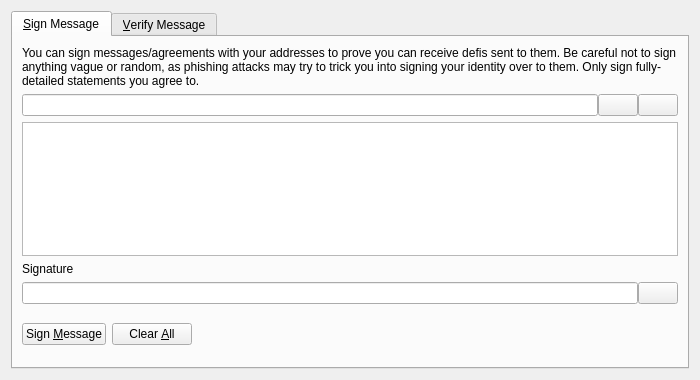
<?xml version="1.0" encoding="UTF-8"?>
<ui version="4.0">
 <class>SignVerifyMessageDialog</class>
 <widget class="QDialog" name="SignVerifyMessageDialog">
  <property name="geometry">
   <rect>
    <x>0</x>
    <y>0</y>
    <width>700</width>
    <height>380</height>
   </rect>
  </property>
  <property name="windowTitle">
   <string>Signatures - Sign / Verify a Message</string>
  </property>
  <property name="modal">
   <bool>true</bool>
  </property>
  <layout class="QVBoxLayout" name="verticalLayout">
   <item>
    <widget class="QTabWidget" name="tabWidget">
     <property name="currentIndex">
      <number>0</number>
     </property>
     <widget class="QWidget" name="tabSignMessage">
      <attribute name="title">
       <string>&amp;Sign Message</string>
      </attribute>
      <layout class="QVBoxLayout" name="verticalLayout_SM">
       <item>
        <widget class="QLabel" name="infoLabel_SM">
         <property name="text">
          <string>You can sign messages/agreements with your addresses to prove you can receive defis sent to them. Be careful not to sign anything vague or random, as phishing attacks may try to trick you into signing your identity over to them. Only sign fully-detailed statements you agree to.</string>
         </property>
         <property name="textFormat">
          <enum>Qt::PlainText</enum>
         </property>
         <property name="wordWrap">
          <bool>true</bool>
         </property>
        </widget>
       </item>
       <item>
        <layout class="QHBoxLayout" name="horizontalLayout_1_SM">
         <property name="spacing">
          <number>0</number>
         </property>
         <item>
          <widget class="QValidatedLineEdit" name="addressIn_SM">
           <property name="toolTip">
            <string>The Defi address to sign the message with</string>
           </property>
          </widget>
         </item>
         <item>
          <widget class="QPushButton" name="addressBookButton_SM">
           <property name="toolTip">
            <string>Choose previously used address</string>
           </property>
           <property name="text">
            <string/>
           </property>
           <property name="icon">
            <iconset resource="../defi.qrc">
             <normaloff>:/icons/address-book</normaloff>:/icons/address-book</iconset>
           </property>
           <property name="shortcut">
            <string>Alt+A</string>
           </property>
           <property name="autoDefault">
            <bool>false</bool>
           </property>
          </widget>
         </item>
         <item>
          <widget class="QPushButton" name="pasteButton_SM">
           <property name="toolTip">
            <string>Paste address from clipboard</string>
           </property>
           <property name="text">
            <string/>
           </property>
           <property name="icon">
            <iconset resource="../defi.qrc">
             <normaloff>:/icons/editpaste</normaloff>:/icons/editpaste</iconset>
           </property>
           <property name="shortcut">
            <string>Alt+P</string>
           </property>
           <property name="autoDefault">
            <bool>false</bool>
           </property>
          </widget>
         </item>
        </layout>
       </item>
       <item>
        <widget class="QPlainTextEdit" name="messageIn_SM">
         <property name="toolTip">
          <string>Enter the message you want to sign here</string>
         </property>
        </widget>
       </item>
       <item>
        <widget class="QLabel" name="signatureLabel_SM">
         <property name="text">
          <string>Signature</string>
         </property>
         <property name="textFormat">
          <enum>Qt::PlainText</enum>
         </property>
        </widget>
       </item>
       <item>
        <layout class="QHBoxLayout" name="horizontalLayout_2_SM">
         <property name="spacing">
          <number>0</number>
         </property>
         <item>
          <widget class="QLineEdit" name="signatureOut_SM">
           <property name="font">
            <font>
             <italic>true</italic>
            </font>
           </property>
           <property name="readOnly">
            <bool>true</bool>
           </property>
          </widget>
         </item>
         <item>
          <widget class="QPushButton" name="copySignatureButton_SM">
           <property name="toolTip">
            <string>Copy the current signature to the system clipboard</string>
           </property>
           <property name="text">
            <string/>
           </property>
           <property name="icon">
            <iconset resource="../defi.qrc">
             <normaloff>:/icons/editcopy</normaloff>:/icons/editcopy</iconset>
           </property>
           <property name="autoDefault">
            <bool>false</bool>
           </property>
          </widget>
         </item>
        </layout>
       </item>
       <item>
        <layout class="QHBoxLayout" name="horizontalLayout_3_SM">
         <item>
          <widget class="QPushButton" name="signMessageButton_SM">
           <property name="toolTip">
            <string>Sign the message to prove you own this Defi address</string>
           </property>
           <property name="text">
            <string>Sign &amp;Message</string>
           </property>
           <property name="icon">
            <iconset resource="../defi.qrc">
             <normaloff>:/icons/edit</normaloff>:/icons/edit</iconset>
           </property>
           <property name="autoDefault">
            <bool>false</bool>
           </property>
          </widget>
         </item>
         <item>
          <widget class="QPushButton" name="clearButton_SM">
           <property name="toolTip">
            <string>Reset all sign message fields</string>
           </property>
           <property name="text">
            <string>Clear &amp;All</string>
           </property>
           <property name="icon">
            <iconset resource="../defi.qrc">
             <normaloff>:/icons/remove</normaloff>:/icons/remove</iconset>
           </property>
           <property name="autoDefault">
            <bool>false</bool>
           </property>
          </widget>
         </item>
         <item>
          <spacer name="horizontalSpacer_1_SM">
           <property name="orientation">
            <enum>Qt::Horizontal</enum>
           </property>
           <property name="sizeHint" stdset="0">
            <size>
             <width>40</width>
             <height>48</height>
            </size>
           </property>
          </spacer>
         </item>
         <item>
          <widget class="QLabel" name="statusLabel_SM">
           <property name="font">
            <font>
             <weight>75</weight>
             <bold>true</bold>
            </font>
           </property>
           <property name="text">
            <string/>
           </property>
           <property name="wordWrap">
            <bool>true</bool>
           </property>
          </widget>
         </item>
         <item>
          <spacer name="horizontalSpacer_2_SM">
           <property name="orientation">
            <enum>Qt::Horizontal</enum>
           </property>
           <property name="sizeHint" stdset="0">
            <size>
             <width>40</width>
             <height>48</height>
            </size>
           </property>
          </spacer>
         </item>
        </layout>
       </item>
      </layout>
     </widget>
     <widget class="QWidget" name="tabVerifyMessage">
      <attribute name="title">
       <string>&amp;Verify Message</string>
      </attribute>
      <layout class="QVBoxLayout" name="verticalLayout_VM">
       <item>
        <widget class="QLabel" name="infoLabel_VM">
         <property name="text">
          <string>Enter the receiver's address, message (ensure you copy line breaks, spaces, tabs, etc. exactly) and signature below to verify the message. Be careful not to read more into the signature than what is in the signed message itself, to avoid being tricked by a man-in-the-middle attack. Note that this only proves the signing party receives with the address, it cannot prove sendership of any transaction!</string>
         </property>
         <property name="textFormat">
          <enum>Qt::PlainText</enum>
         </property>
         <property name="alignment">
          <set>Qt::AlignLeading|Qt::AlignLeft|Qt::AlignTop</set>
         </property>
         <property name="wordWrap">
          <bool>true</bool>
         </property>
        </widget>
       </item>
       <item>
        <layout class="QHBoxLayout" name="horizontalLayout_1_VM">
         <property name="spacing">
          <number>0</number>
         </property>
         <item>
          <widget class="QValidatedLineEdit" name="addressIn_VM">
           <property name="toolTip">
            <string>The Defi address the message was signed with</string>
           </property>
          </widget>
         </item>
         <item>
          <widget class="QPushButton" name="addressBookButton_VM">
           <property name="toolTip">
            <string>Choose previously used address</string>
           </property>
           <property name="text">
            <string/>
           </property>
           <property name="icon">
            <iconset resource="../defi.qrc">
             <normaloff>:/icons/address-book</normaloff>:/icons/address-book</iconset>
           </property>
           <property name="shortcut">
            <string>Alt+A</string>
           </property>
           <property name="autoDefault">
            <bool>false</bool>
           </property>
          </widget>
         </item>
        </layout>
       </item>
       <item>
        <widget class="QPlainTextEdit" name="messageIn_VM"/>
       </item>
       <item>
        <widget class="QValidatedLineEdit" name="signatureIn_VM"/>
       </item>
       <item>
        <layout class="QHBoxLayout" name="horizontalLayout_2_VM">
         <item>
          <widget class="QPushButton" name="verifyMessageButton_VM">
           <property name="toolTip">
            <string>Verify the message to ensure it was signed with the specified Defi address</string>
           </property>
           <property name="text">
            <string>Verify &amp;Message</string>
           </property>
           <property name="icon">
            <iconset resource="../defi.qrc">
             <normaloff>:/icons/transaction_0</normaloff>:/icons/transaction_0</iconset>
           </property>
           <property name="autoDefault">
            <bool>false</bool>
           </property>
          </widget>
         </item>
         <item>
          <widget class="QPushButton" name="clearButton_VM">
           <property name="toolTip">
            <string>Reset all verify message fields</string>
           </property>
           <property name="text">
            <string>Clear &amp;All</string>
           </property>
           <property name="icon">
            <iconset resource="../defi.qrc">
             <normaloff>:/icons/remove</normaloff>:/icons/remove</iconset>
           </property>
           <property name="autoDefault">
            <bool>false</bool>
           </property>
          </widget>
         </item>
         <item>
          <spacer name="horizontalSpacer_1_VM">
           <property name="orientation">
            <enum>Qt::Horizontal</enum>
           </property>
           <property name="sizeHint" stdset="0">
            <size>
             <width>40</width>
             <height>48</height>
            </size>
           </property>
          </spacer>
         </item>
         <item>
          <widget class="QLabel" name="statusLabel_VM">
           <property name="font">
            <font>
             <weight>75</weight>
             <bold>true</bold>
            </font>
           </property>
           <property name="text">
            <string/>
           </property>
           <property name="wordWrap">
            <bool>true</bool>
           </property>
          </widget>
         </item>
         <item>
          <spacer name="horizontalSpacer_2_VM">
           <property name="orientation">
            <enum>Qt::Horizontal</enum>
           </property>
           <property name="sizeHint" stdset="0">
            <size>
             <width>40</width>
             <height>48</height>
            </size>
           </property>
          </spacer>
         </item>
        </layout>
       </item>
      </layout>
     </widget>
    </widget>
   </item>
  </layout>
 </widget>
 <customwidgets>
  <customwidget>
   <class>QValidatedLineEdit</class>
   <extends>QLineEdit</extends>
   <header>qt/qvalidatedlineedit.h</header>
  </customwidget>
 </customwidgets>
 <resources>
  <include location="../defi.qrc"/>
 </resources>
 <connections/>
</ui>
